Frame 1 (no input): blank canvas, image omitted
Frame 60 (no input): blank canvas, image omitted
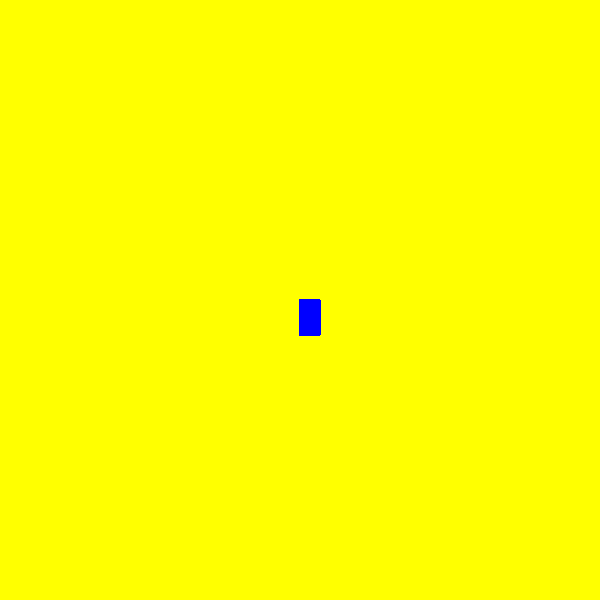
Frame 120 (the mouse pressed at the canvas centre since frame 60)

The p5.js sketch whose frames 1 and 60 were blank and that drew this single picture after the mouse press (run headless with seeded random() and noise() and a simulated clock; from frame 60 on, the mouse is pressed at the canvas centre):

// p5.js sketch
// ── sketch.js
function setup() {
  createCanvas(600, 600);
   background("yellow");
}


function draw() {
  
  stroke ("blue");
  fill ("blue");
  
  if (mouseIsPressed){
    rect(mouseX, mouseY, 20, 35);
  }
}
